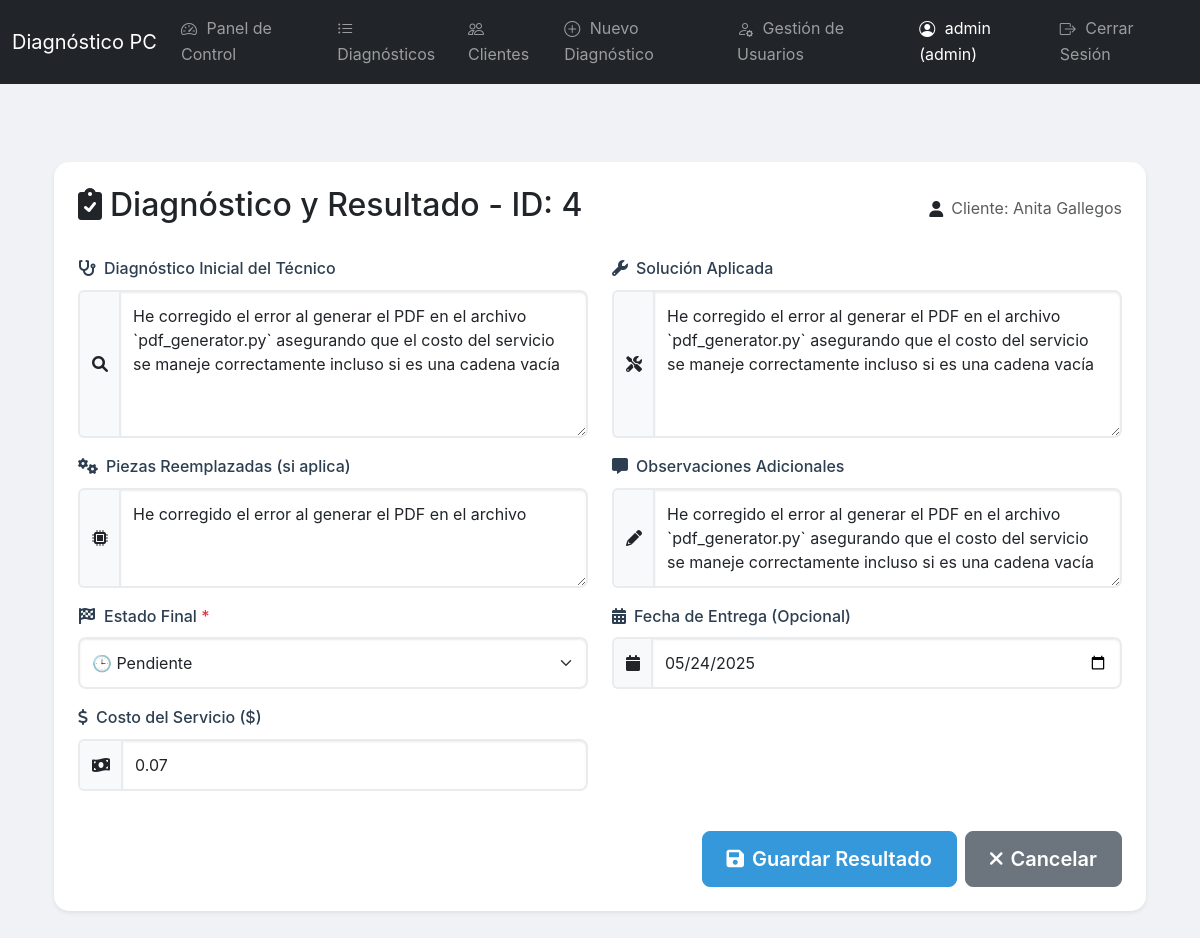
The app's page /diagnostico/resultado/4 (signed in) with its own data.
### tables this page shows
CREATE TABLE users (
            id INTEGER PRIMARY KEY AUTOINCREMENT,
            username TEXT UNIQUE NOT NULL,
            password_hash TEXT NOT NULL,
            role TEXT DEFAULT 'user' -- 'admin' o 'user'
        );

CREATE TABLE diagnosticos (
            id INTEGER PRIMARY KEY AUTOINCREMENT,
            cliente_ci TEXT NOT NULL, -- Ahora referencia a la CI del cliente
            fecha_recepcion TEXT NOT NULL,
            tipo_equipo TEXT NOT NULL,
            marca TEXT,
            modelo TEXT,
            serial TEXT,
            componentes TEXT, -- Campo de componentes añadido
            accesorios_recibidos TEXT,
            problema_reportado TEXT NOT NULL,
            diagnostico_inicial TEXT,
            solucion_aplicada TEXT,
            piezas_reemplazadas TEXT,
            estado_final TEXT NOT NULL,
            fecha_entrega TEXT,
            costo_servicio REAL,
            observaciones_adicionales TEXT,
            FOREIGN KEY (cliente_ci) REFERENCES clientes(ci)
        );

CREATE TABLE clientes (
            ci TEXT PRIMARY KEY NOT NULL, -- CI como clave primaria y no nula
            nombre TEXT NOT NULL,
            telefono TEXT,
            email TEXT,
            direccion TEXT
        );

### app.py (the view, shortened to what this page needs)
@app.route('/diagnostico/resultado/<int:diagnostico_id>', methods=['GET', 'POST'])
@login_required
def diagnostico_resultado(diagnostico_id):
    db = get_db()
    diagnostico = db.execute('SELECT * FROM diagnosticos WHERE id = ?', (diagnostico_id,)).fetchone()
    if not diagnostico:
        db.close()
        flash('Diagnóstico no encontrado.', 'danger')
        return redirect(url_for('listar_diagnosticos'))
    cliente = db.execute('SELECT nombre FROM clientes WHERE ci = ?', (diagnostico['cliente_ci'],)).fetchone()
    estados_finalizados = ['Reparado', 'Irreparable', 'Entregado', 'Devuelto sin reparar']
    if diagnostico['estado_final'] in estados_finalizados and request.method == 'POST':
        if not g.user or g.user['role'].lower() != 'admin':
            db.close()
            flash('No tienes permiso para modificar un diagnóstico finalizado. Solo los administradores pueden hacerlo.', 'danger')
            return redirect(url_for('ver_diagnostico', diagnostico_id=diagnostico_id))
    form_data = dict(diagnostico) if diagnostico else {}
    db.close()
    return render_template('form_resultado.html', diagnostico=diagnostico, cliente_nombre=cliente['nombre'], form_data=form_data)

### app.py (called while the page is built)
@app.before_request
def load_logged_in_user():
    user_id = session.get('user_id')
    if user_id is None:
        g.user = None
    else:
        db = get_db()
        g.user = db.execute(
            'SELECT * FROM users WHERE id = ?', (user_id,)
        ).fetchone()
        db.close()

def login_required(view):
    @wraps(view)
    def wrapped_view(**kwargs):
        if g.user is None:
            flash('Debes iniciar sesión para acceder a esta página.', 'warning')
            return redirect(url_for('login'))
        return view(**kwargs)
    return wrapped_view

### database.py (called while the page is built)
def get_db():
    conn = sqlite3.connect(DATABASE)
    conn.row_factory = sqlite3.Row
    return conn

### templates/form_resultado.html (shortened to what this page needs)
{% extends 'base.html' %}
{% block content %}
<link rel="stylesheet" href="https://cdnjs.cloudflare.com/ajax/libs/font-awesome/6.0.0/css/all.min.css">
<div class="container py-4">
    <div class="card p-4 shadow-sm">
        <div class="d-flex justify-content-between align-items-center mb-4">
            <h2><i class="fas fa-clipboard-check me-2"></i>Diagnóstico y Resultado - ID: {{ diagnostico.id }}</h2>
            <div class="d-flex align-items-center">
                <i class="fas fa-user me-2"></i>
                <span class="text-muted">Cliente: {{ cliente_nombre }}</span>
            </div>
        </div>
        <form method="POST">
            <div class="row">
                <div class="col-md-6 mb-3">
                    <label for="diagnostico_inicial" class="form-label">
                        <i class="fas fa-stethoscope me-2"></i>Diagnóstico Inicial del Técnico
                    </label>
                    <div class="input-group">
                        <span class="input-group-text"><i class="fas fa-search"></i></span>
                        <textarea class="form-control" id="diagnostico_inicial" name="diagnostico_inicial" rows="5" placeholder="Ingrese el diagnóstico inicial del equipo"
                            >{{ (diagnostico.diagnostico_inicial if diagnostico and diagnostico.diagnostico_inicial is not none else form_data.diagnostico_inicial if form_data and form_data.diagnostico_inicial is not none else '') }}</textarea>
                    </div>
                </div>
                <div class="col-md-6 mb-3">
                    <label for="solucion_aplicada" class="form-label">
                        <i class="fas fa-wrench me-2"></i>Solución Aplicada
                    </label>
                    <div class="input-group">
                        <span class="input-group-text"><i class="fas fa-tools"></i></span>
                        <textarea class="form-control" id="solucion_aplicada" name="solucion_aplicada" rows="5" placeholder="Describa la solución aplicada al equipo"
                            >{{ (diagnostico.solucion_aplicada if diagnostico and diagnostico.solucion_aplicada is not none else form_data.solucion_aplicada if form_data and form_data.solucion_aplicada is not none else '') }}</textarea>
                    </div>
                </div>
                <div class="col-md-6 mb-3">
                    <label for="piezas_reemplazadas" class="form-label">
                        <i class="fas fa-cogs me-2"></i>Piezas Reemplazadas (si aplica)
                    </label>
                    <div class="input-group">
                        <span class="input-group-text"><i class="fas fa-microchip"></i></span>
                        <textarea class="form-control" id="piezas_reemplazadas" name="piezas_reemplazadas" rows="3" placeholder="Liste las piezas reemplazadas"
                            >{{ (diagnostico.piezas_reemplazadas if diagnostico and diagnostico.piezas_reemplazadas is not none else form_data.piezas_reemplazadas if form_data and form_data.piezas_reemplazadas is not none else '') }}</textarea>
                    </div>
                </div>
                <div class="col-md-6 mb-3">
                    <label for="observaciones_adicionales" class="form-label">
                        <i class="fas fa-comment-alt me-2"></i>Observaciones Adicionales
                    </label>
                    <div class="input-group">
                        <span class="input-group-text"><i class="fas fa-pencil-alt"></i></span>
                        <textarea class="form-control" id="observaciones_adicionales" name="observaciones_adicionales" rows="3" placeholder="Agregue cualquier observación adicional"
                            >{{ (diagnostico.observaciones_adicionales if diagnostico and diagnostico.observaciones_adicionales is not none else form_data.observaciones_adicionales if form_data and form_data.observaciones_adicionales is not none else '') }}</textarea>
                    </div>
                </div>
                <div class="col-md-6 mb-3">
                    <label for="estado_final" class="form-label">
                        <i class="fas fa-flag-checkered me-2"></i>Estado Final <span class="text-danger">*</span>
                    </label>
                    <select class="form-select" id="estado_final" name="estado_final" required
                        {% if g.user and g.user.role.lower() != 'admin' and diagnostico.estado_final in ['Reparado', 'Irreparable', 'Entregado', 'Devuelto sin reparar'] %}disabled{% endif %}>
                        <option value="Pendiente" {% if (diagnostico and diagnostico.estado_final == 'Pendiente') or (form_data.estado_final == 'Pendiente') %}selected{% endif %}>🕒 Pendiente</option>
                    </select>
                </div>
                <div class="col-md-6 mb-3">
                    <label for="fecha_entrega" class="form-label">
                        <i class="fas fa-calendar-alt me-2"></i>Fecha de Entrega (Opcional)
                    </label>
                    <div class="input-group">
                        <span class="input-group-text"><i class="fas fa-calendar"></i></span>
                        <input type="date" class="form-control" id="fecha_entrega" name="fecha_entrega"
                            value="{{ (diagnostico.fecha_entrega if diagnostico and diagnostico.fecha_entrega is not none else form_data.fecha_entrega if form_data and form_data.fecha_entrega is not none else '') }}"
                            {% if g.user and g.user.role.lower() != 'admin' and diagnostico.estado_final in ['Reparado', 'Irreparable', 'Entregado', 'Devuelto sin reparar'] %}readonly{% endif %}>
                    </div>
                </div>
                <div class="col-md-6 mb-3">
                    <label for="costo_servicio" class="form-label">
                        <i class="fas fa-dollar-sign me-2"></i>Costo del Servicio ($)
                    </label>
                    <div class="input-group">
                        <span class="input-group-text"><i class="fas fa-money-bill-wave"></i></span>
                        <input type="number" step="0.01" class="form-control" id="costo_servicio" name="costo_servicio" placeholder="0.00"
                            value="{{ (diagnostico.costo_servicio if diagnostico and diagnostico.costo_servicio is not none else form_data.costo_servicio if form_data and form_data.costo_servicio is not none else '') }}"
                            {% if g.user and g.user.role.lower() != 'admin' and diagnostico.estado_final in ['Reparado', 'Irreparable', 'Entregado', 'Devuelto sin reparar'] %}readonly{% endif %}>
                    </div>
                </div>
            </div>
            <div class="d-grid gap-2 d-md-flex justify-content-md-end mt-4">
                <button type="submit" class="btn btn-primary btn-lg"
                    {% if g.user and g.user.role.lower() != 'admin' and diagnostico.estado_final in ['Reparado', 'Irreparable', 'Entregado', 'Devuelto sin reparar'] %}disabled{% endif %}>
                    <i class="fas fa-save me-2"></i>Guardar Resultado
                </button>
                <a href="{{ url_for('ver_diagnostico', diagnostico_id=diagnostico.id) }}" class="btn btn-secondary btn-lg">
                    <i class="fas fa-times me-2"></i>Cancelar
                </a>
            </div>
        </form>
    </div>
</div>
{% endblock %}

### templates/base.html (shortened to what this page needs)
<!DOCTYPE html>
<html lang="es">
<head>
    <link href="https://cdn.jsdelivr.net/npm/bootstrap@5.3.3/dist/css/bootstrap.min.css" rel="stylesheet">
    <link rel="stylesheet" href="https://cdn.jsdelivr.net/npm/bootstrap-icons@1.11.3/font/bootstrap-icons.min.css">
    <link rel="stylesheet" href="{{ url_for('static', filename='../css/style.css') }}">
</head>
<body>
    <nav class="navbar navbar-expand-lg navbar-dark bg-dark">
        <div class="container-fluid">
            <a class="navbar-brand" href="{{ url_for('index') }}">Diagnóstico PC</a>
            <div class="collapse navbar-collapse" id="navbarNav">
                <ul class="navbar-nav me-auto mb-2 mb-lg-0">
                    {% if g.user %}
                        <li class="nav-item">
                            <a class="nav-link" href="{{ url_for('dashboard') }}">
                                <i class="bi bi-speedometer2"></i> Panel de Control
                            </a>
                        </li>
                        <li class="nav-item">
                            <a class="nav-link" href="{{ url_for('listar_diagnosticos') }}">
                                <i class="bi bi-list-ul"></i> Diagnósticos
                            </a>
                        </li>
                        <li class="nav-item">
                            <a class="nav-link" href="{{ url_for('listar_clientes') }}">
                                <i class="bi bi-people"></i> Clientes
                            </a>
                        </li>
                        <li class="nav-item">
                            <a class="nav-link" href="{{ url_for('iniciar_diagnostico') }}">
                                <i class="bi bi-plus-circle"></i> Nuevo Diagnóstico
                            </a>
                        </li>
                        {% if g.user.role.lower() == 'admin' %}
                        <li class="nav-item">
                            <a class="nav-link" href="{{ url_for('listar_usuarios') }}">
                                <i class="bi bi-person-gear"></i> Gestión de Usuarios
                            </a>
                        </li>
                        {% endif %}
                    {% endif %}
                </ul>
                <ul class="navbar-nav">
                    {% if g.user %}
                        <li class="nav-item">
                            <span class="nav-link text-white">
                                <i class="bi bi-person-circle"></i> {{ g.user.username }} ({{ g.user.role }})
                            </span>
                        </li>
                        <li class="nav-item">
                            <a class="nav-link" href="{{ url_for('logout') }}">
                                <i class="bi bi-box-arrow-right"></i> Cerrar Sesión
                            </a>
                        </li>
                    {% else %}
                        <li class="nav-item">
                            <a class="nav-link" href="{{ url_for('login') }}">
                                <i class="bi bi-box-arrow-in-right"></i> Iniciar Sesión
                            </a>
                        </li>
                    {% endif %}
                </ul>
            </div>
        </div>
    </nav>
    <div class="container mt-4">
        {% block content %}{% endblock %}
    </div>
</body>
</html>

### static/css/style.css (style rules this page uses)
body { font-family: 'Inter', sans-serif; background-color: #f0f2f5; color: #333; line-height: 1.6; }
.container { padding-top: 30px; padding-bottom: 30px; }
.card { border: none; border-radius: 0.75rem; box-shadow: 0 4px 12px rgba(0, 0, 0, 0.08); transition: transform 0.2s ease-in-out, box-shadow 0.2s ease-in-out; }
.btn { border-radius: 0.5rem; font-weight: 600; transition: all 0.2s ease-in-out; }
.btn-primary { background-color: #007bff; border-color: #007bff; }
.btn-secondary { background-color: #6c757d; border-color: #6c757d; }
.form-control, .form-select { border-radius: 0.5rem; border: 1px solid #ced4da; box-shadow: inset 0 1px 2px rgba(0, 0, 0, 0.075); }
.bi { vertical-align: middle; margin-right: 5px; }

### templates/form_resultado.html (style rules this page uses)
.card { border: none; border-radius: 15px; box-shadow: 0 0 20px rgba(0,0,0,0.1); background-color: #ffffff; }
.form-label { font-weight: 500; color: #2c3e50; }
.form-control, .form-select { border: 2px solid #e9ecef; border-radius: 8px; padding: 12px; transition: all 0.3s ease; }
.input-group-text { background-color: #f8f9fa; border: 2px solid #e9ecef; border-right: none; }
.btn { padding: 12px 24px; border-radius: 8px; transition: all 0.3s ease; }
.btn-primary { background-color: #3498db; border-color: #3498db; }

### records on screen
users: user.username "admin", user.role "admin", diagnostico_inicial "He corregido el error al generar el PDF en el archivo `pdf_generator.py` asegurando que el costo del servicio se maneje correctamente incluso si es una cadena vacía", solucion_aplicada "He corregido el error al generar el PDF en el archivo `pdf_generator.py` asegurando que el costo del servicio se maneje correctamente incluso si es una cadena vacía", piezas_reemplazadas "He corregido el error al generar el PDF en el archivo", observaciones_adicionales "He corregido el error al generar el PDF en el archivo `pdf_generator.py` asegurando que el costo del servicio se maneje correctamente incluso si es una cadena vacía"
diagnosticos: id "4", estado_final "🕒 Pendiente", fecha_entrega "05/24/2025", costo_servicio "0.07"
clientes: nombre "Anita Gallegos"
